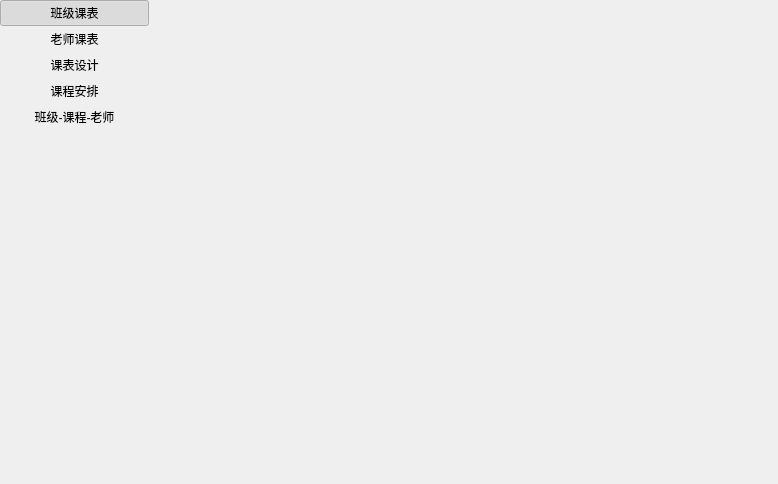
<?xml version="1.0" encoding="UTF-8"?>
<ui version="4.0">
 <class>MainWidget</class>
 <widget class="QWidget" name="MainWidget">
  <property name="geometry">
   <rect>
    <x>0</x>
    <y>0</y>
    <width>778</width>
    <height>484</height>
   </rect>
  </property>
  <property name="windowTitle">
   <string>排课精灵</string>
  </property>
  <property name="styleSheet">
   <string notr="true"/>
  </property>
  <layout class="QGridLayout" name="gridLayout">
   <property name="leftMargin">
    <number>0</number>
   </property>
   <property name="topMargin">
    <number>0</number>
   </property>
   <property name="rightMargin">
    <number>0</number>
   </property>
   <property name="bottomMargin">
    <number>0</number>
   </property>
   <property name="spacing">
    <number>0</number>
   </property>
   <item row="0" column="0">
    <widget class="QWidget" name="sidebarWidget" native="true">
     <property name="sizePolicy">
      <sizepolicy hsizetype="Fixed" vsizetype="Preferred">
       <horstretch>0</horstretch>
       <verstretch>0</verstretch>
      </sizepolicy>
     </property>
     <property name="minimumSize">
      <size>
       <width>149</width>
       <height>0</height>
      </size>
     </property>
     <property name="maximumSize">
      <size>
       <width>149</width>
       <height>16777215</height>
      </size>
     </property>
     <property name="class" stdset="0">
      <string>Sidebar</string>
     </property>
     <layout class="QVBoxLayout" name="verticalLayout">
      <property name="spacing">
       <number>0</number>
      </property>
      <property name="leftMargin">
       <number>0</number>
      </property>
      <property name="topMargin">
       <number>0</number>
      </property>
      <property name="rightMargin">
       <number>0</number>
      </property>
      <property name="bottomMargin">
       <number>0</number>
      </property>
      <item>
       <widget class="QPushButton" name="classScheduleButton">
        <property name="sizePolicy">
         <sizepolicy hsizetype="Minimum" vsizetype="Fixed">
          <horstretch>0</horstretch>
          <verstretch>0</verstretch>
         </sizepolicy>
        </property>
        <property name="minimumSize">
         <size>
          <width>0</width>
          <height>0</height>
         </size>
        </property>
        <property name="maximumSize">
         <size>
          <width>16777215</width>
          <height>12341234</height>
         </size>
        </property>
        <property name="text">
         <string>班级课表</string>
        </property>
        <property name="checkable">
         <bool>true</bool>
        </property>
        <property name="checked">
         <bool>true</bool>
        </property>
        <property name="autoExclusive">
         <bool>false</bool>
        </property>
        <property name="flat">
         <bool>true</bool>
        </property>
       </widget>
      </item>
      <item>
       <widget class="QPushButton" name="teacherScheduleButton">
        <property name="text">
         <string>老师课表</string>
        </property>
        <property name="checkable">
         <bool>true</bool>
        </property>
        <property name="autoExclusive">
         <bool>false</bool>
        </property>
        <property name="flat">
         <bool>true</bool>
        </property>
       </widget>
      </item>
      <item>
       <widget class="QPushButton" name="designScheduleButton">
        <property name="text">
         <string>课表设计</string>
        </property>
        <property name="checkable">
         <bool>true</bool>
        </property>
        <property name="autoExclusive">
         <bool>false</bool>
        </property>
        <property name="flat">
         <bool>true</bool>
        </property>
       </widget>
      </item>
      <item>
       <widget class="QPushButton" name="arrangeCourseButton">
        <property name="text">
         <string>课程安排</string>
        </property>
        <property name="checkable">
         <bool>true</bool>
        </property>
        <property name="autoExclusive">
         <bool>false</bool>
        </property>
        <property name="flat">
         <bool>true</bool>
        </property>
       </widget>
      </item>
      <item>
       <widget class="QPushButton" name="classCourseTeacherButton">
        <property name="text">
         <string>班级-课程-老师</string>
        </property>
        <property name="checkable">
         <bool>true</bool>
        </property>
        <property name="autoExclusive">
         <bool>false</bool>
        </property>
        <property name="flat">
         <bool>true</bool>
        </property>
       </widget>
      </item>
      <item>
       <spacer name="verticalSpacer">
        <property name="orientation">
         <enum>Qt::Vertical</enum>
        </property>
        <property name="sizeHint" stdset="0">
         <size>
          <width>20</width>
          <height>250</height>
         </size>
        </property>
       </spacer>
      </item>
     </layout>
    </widget>
   </item>
   <item row="0" column="1">
    <widget class="QStackedWidget" name="contentStackedWidget">
     <widget class="QWidget" name="page"/>
     <widget class="QWidget" name="page_2"/>
    </widget>
   </item>
  </layout>
 </widget>
 <layoutdefault spacing="6" margin="11"/>
 <resources/>
 <connections/>
</ui>
